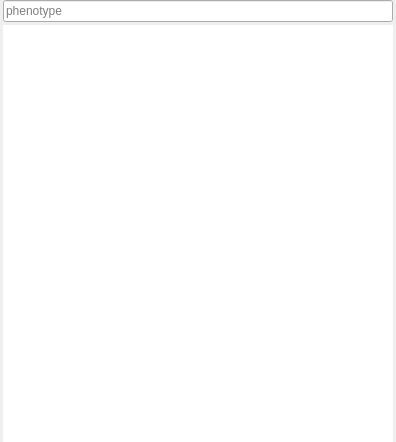
<?xml version="1.0" encoding="UTF-8"?>
<ui version="4.0">
 <class>PhenotypeSelector</class>
 <widget class="QWidget" name="PhenotypeSelector">
  <property name="geometry">
   <rect>
    <x>0</x>
    <y>0</y>
    <width>396</width>
    <height>442</height>
   </rect>
  </property>
  <property name="windowTitle">
   <string>Form</string>
  </property>
  <layout class="QVBoxLayout" name="verticalLayout">
   <property name="spacing">
    <number>3</number>
   </property>
   <property name="leftMargin">
    <number>3</number>
   </property>
   <property name="topMargin">
    <number>0</number>
   </property>
   <property name="rightMargin">
    <number>3</number>
   </property>
   <property name="bottomMargin">
    <number>0</number>
   </property>
   <item>
    <widget class="QLineEdit" name="search">
     <property name="placeholderText">
      <string>phenotype</string>
     </property>
     <property name="clearButtonEnabled">
      <bool>true</bool>
     </property>
    </widget>
   </item>
   <item>
    <widget class="QListWidget" name="list">
     <property name="frameShape">
      <enum>QFrame::NoFrame</enum>
     </property>
     <property name="frameShadow">
      <enum>QFrame::Sunken</enum>
     </property>
    </widget>
   </item>
  </layout>
 </widget>
 <resources/>
 <connections/>
</ui>
